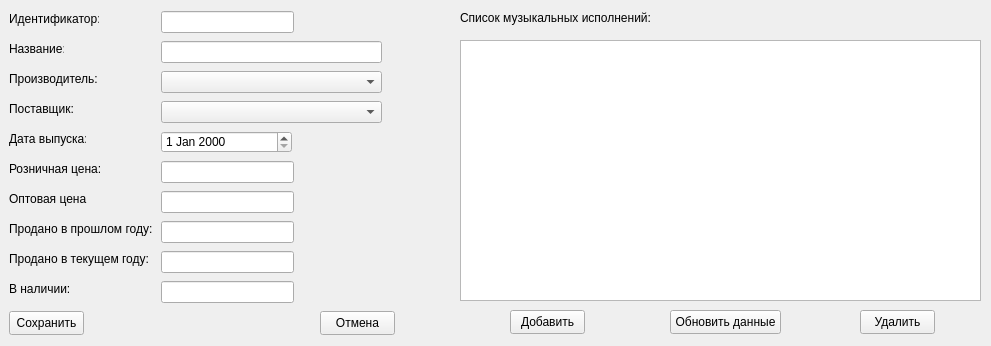
<?xml version="1.0" encoding="UTF-8"?>
<ui version="4.0">
 <class>InputDataWindow</class>
 <widget class="QWidget" name="InputDataWindow">
  <property name="geometry">
   <rect>
    <x>0</x>
    <y>0</y>
    <width>991</width>
    <height>346</height>
   </rect>
  </property>
  <property name="windowTitle">
   <string>Form</string>
  </property>
  <widget class="QLabel" name="label">
   <property name="geometry">
    <rect>
     <x>9</x>
     <y>11</y>
     <width>90</width>
     <height>16</height>
    </rect>
   </property>
   <property name="text">
    <string>Идентификатор:</string>
   </property>
  </widget>
  <widget class="QLabel" name="label_2">
   <property name="geometry">
    <rect>
     <x>9</x>
     <y>41</y>
     <width>55</width>
     <height>16</height>
    </rect>
   </property>
   <property name="text">
    <string>Название:</string>
   </property>
  </widget>
  <widget class="QLabel" name="label_3">
   <property name="geometry">
    <rect>
     <x>9</x>
     <y>71</y>
     <width>88</width>
     <height>16</height>
    </rect>
   </property>
   <property name="text">
    <string>Производитель:</string>
   </property>
  </widget>
  <widget class="QLabel" name="label_4">
   <property name="geometry">
    <rect>
     <x>9</x>
     <y>101</y>
     <width>66</width>
     <height>16</height>
    </rect>
   </property>
   <property name="text">
    <string>Поставщик:</string>
   </property>
  </widget>
  <widget class="QLabel" name="label_5">
   <property name="geometry">
    <rect>
     <x>9</x>
     <y>131</y>
     <width>77</width>
     <height>16</height>
    </rect>
   </property>
   <property name="text">
    <string>Дата выпуска:</string>
   </property>
  </widget>
  <widget class="QLabel" name="label_6">
   <property name="geometry">
    <rect>
     <x>9</x>
     <y>161</y>
     <width>91</width>
     <height>16</height>
    </rect>
   </property>
   <property name="text">
    <string>Розничная цена:</string>
   </property>
  </widget>
  <widget class="QLabel" name="label_7">
   <property name="geometry">
    <rect>
     <x>9</x>
     <y>191</y>
     <width>78</width>
     <height>16</height>
    </rect>
   </property>
   <property name="text">
    <string>Оптовая цена:</string>
   </property>
  </widget>
  <widget class="QLabel" name="label_8">
   <property name="geometry">
    <rect>
     <x>9</x>
     <y>221</y>
     <width>146</width>
     <height>16</height>
    </rect>
   </property>
   <property name="text">
    <string>Продано в прошлом году:</string>
   </property>
  </widget>
  <widget class="QLabel" name="label_9">
   <property name="geometry">
    <rect>
     <x>9</x>
     <y>251</y>
     <width>140</width>
     <height>16</height>
    </rect>
   </property>
   <property name="text">
    <string>Продано в текущем году:</string>
   </property>
  </widget>
  <widget class="QLabel" name="label_10">
   <property name="geometry">
    <rect>
     <x>9</x>
     <y>281</y>
     <width>61</width>
     <height>16</height>
    </rect>
   </property>
   <property name="text">
    <string>В наличии:</string>
   </property>
  </widget>
  <widget class="QPushButton" name="saveButton">
   <property name="geometry">
    <rect>
     <x>9</x>
     <y>311</y>
     <width>75</width>
     <height>24</height>
    </rect>
   </property>
   <property name="text">
    <string>Сохранить</string>
   </property>
  </widget>
  <widget class="QPushButton" name="cancelButton">
   <property name="geometry">
    <rect>
     <x>320</x>
     <y>311</y>
     <width>75</width>
     <height>24</height>
    </rect>
   </property>
   <property name="text">
    <string>Отмена</string>
   </property>
  </widget>
  <widget class="QLineEdit" name="idEdit">
   <property name="geometry">
    <rect>
     <x>161</x>
     <y>11</y>
     <width>133</width>
     <height>22</height>
    </rect>
   </property>
   <property name="readOnly">
    <bool>true</bool>
   </property>
  </widget>
  <widget class="QLineEdit" name="nameEdit">
   <property name="geometry">
    <rect>
     <x>161</x>
     <y>41</y>
     <width>221</width>
     <height>22</height>
    </rect>
   </property>
  </widget>
  <widget class="QComboBox" name="releaserBox">
   <property name="geometry">
    <rect>
     <x>161</x>
     <y>71</y>
     <width>221</width>
     <height>22</height>
    </rect>
   </property>
  </widget>
  <widget class="QComboBox" name="providerBox">
   <property name="geometry">
    <rect>
     <x>161</x>
     <y>101</y>
     <width>221</width>
     <height>22</height>
    </rect>
   </property>
  </widget>
  <widget class="QDateEdit" name="createDateEdit">
   <property name="geometry">
    <rect>
     <x>161</x>
     <y>131</y>
     <width>131</width>
     <height>22</height>
    </rect>
   </property>
  </widget>
  <widget class="QLineEdit" name="retailPriceEdit">
   <property name="geometry">
    <rect>
     <x>161</x>
     <y>161</y>
     <width>133</width>
     <height>22</height>
    </rect>
   </property>
  </widget>
  <widget class="QLineEdit" name="wholesaleEdit">
   <property name="geometry">
    <rect>
     <x>161</x>
     <y>191</y>
     <width>133</width>
     <height>22</height>
    </rect>
   </property>
  </widget>
  <widget class="QLineEdit" name="pastYearEdit">
   <property name="geometry">
    <rect>
     <x>161</x>
     <y>221</y>
     <width>133</width>
     <height>22</height>
    </rect>
   </property>
  </widget>
  <widget class="QLineEdit" name="thisYearEdit">
   <property name="geometry">
    <rect>
     <x>161</x>
     <y>251</y>
     <width>133</width>
     <height>22</height>
    </rect>
   </property>
  </widget>
  <widget class="QLineEdit" name="stockEdit">
   <property name="geometry">
    <rect>
     <x>161</x>
     <y>281</y>
     <width>133</width>
     <height>22</height>
    </rect>
   </property>
  </widget>
  <widget class="QLabel" name="label_11">
   <property name="geometry">
    <rect>
     <x>460</x>
     <y>10</y>
     <width>201</width>
     <height>16</height>
    </rect>
   </property>
   <property name="text">
    <string>Список музыкальных исполнений:</string>
   </property>
  </widget>
  <widget class="QTableView" name="perfomancesView">
   <property name="geometry">
    <rect>
     <x>460</x>
     <y>40</y>
     <width>521</width>
     <height>261</height>
    </rect>
   </property>
  </widget>
  <widget class="QPushButton" name="addPerfButton">
   <property name="geometry">
    <rect>
     <x>510</x>
     <y>310</y>
     <width>75</width>
     <height>24</height>
    </rect>
   </property>
   <property name="text">
    <string>Добавить</string>
   </property>
  </widget>
  <widget class="QPushButton" name="delPerfButton">
   <property name="geometry">
    <rect>
     <x>860</x>
     <y>310</y>
     <width>75</width>
     <height>24</height>
    </rect>
   </property>
   <property name="text">
    <string>Удалить</string>
   </property>
  </widget>
  <widget class="QPushButton" name="refreshButton">
   <property name="geometry">
    <rect>
     <x>670</x>
     <y>310</y>
     <width>111</width>
     <height>24</height>
    </rect>
   </property>
   <property name="text">
    <string>Обновить данные</string>
   </property>
  </widget>
 </widget>
 <resources/>
 <connections/>
</ui>
